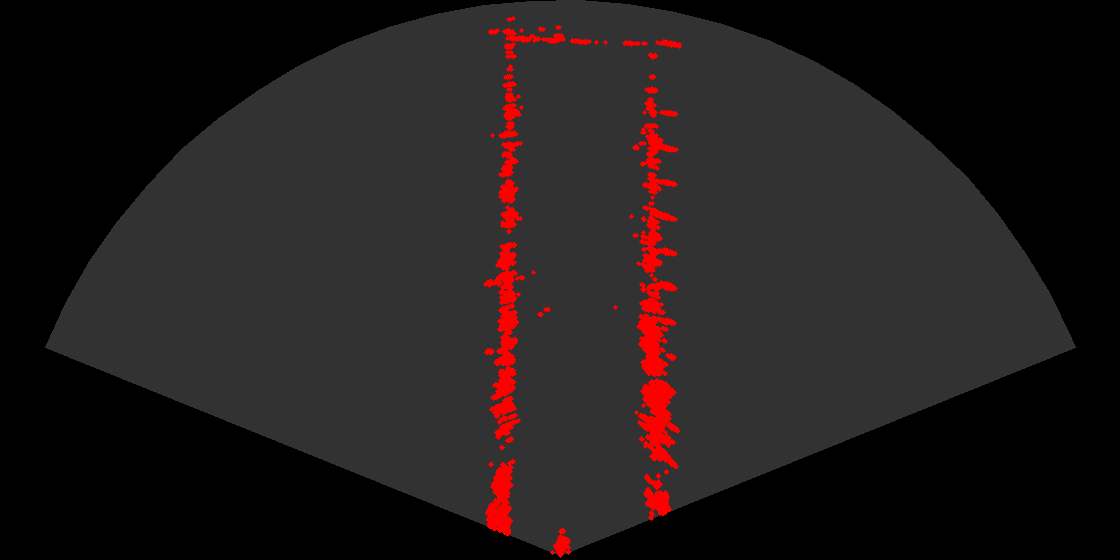
#> input picture bg_chibi.jpg, 1120 x 560 px
$ python chibi_enhance.py
#> lines starting #> are read from the running program, lines starting #| are printed output that depends on the picture; after the words box and inside, x2 and y2 are one past the last pixel; in counts of white or black regions, pixels touching at a corner belong together
#!/usr/bin/env python3
# -*- coding: utf-8 -*-

import os
import random
import cv2
import numpy as np
import xml.etree.ElementTree as ET


# ==========================================
# 1. 基础辅助函数 (XML解析与目标提取)
# ==========================================

# [43 lines left out: functions parse_xml, extract_target_with_alpha, not called in this run]


# ==========================================
# 2. 核心算法：生成两墙之间的掩膜
# ==========================================

def get_region_between_walls(bg_img):
    """
    生成左右两道红色池壁“之间”的区域掩膜。
    """
    h, w = bg_img.shape[:2]
    hsv_bg = cv2.cvtColor(bg_img, cv2.COLOR_BGR2HSV)

    # --- A. 提取红色池壁 (HSV) ---
    # 红色在HSV中分布在 0-10 和 160-180 两个区间
    lower_red1 = np.array([0, 40, 40])
    upper_red1 = np.array([10, 255, 255])
    lower_red2 = np.array([160, 40, 40])
    upper_red2 = np.array([180, 255, 255])

    mask1 = cv2.inRange(hsv_bg, lower_red1, upper_red1)
    mask2 = cv2.inRange(hsv_bg, lower_red2, upper_red2)
    wall_mask = cv2.bitwise_or(mask1, mask2)

    # 预处理：去噪，闭运算连接断裂的墙壁
    kernel_clean = cv2.getStructuringElement(cv2.MORPH_ELLIPSE, (5, 5))
    wall_mask = cv2.morphologyEx(wall_mask, cv2.MORPH_CLOSE, kernel_clean)
    wall_mask = cv2.morphologyEx(wall_mask, cv2.MORPH_OPEN, kernel_clean)
    # --- B. 找到候选墙体轮廓并选择左右两墙 ---
    cnts, _ = cv2.findContours(wall_mask, cv2.RETR_EXTERNAL, cv2.CHAIN_APPROX_SIMPLE)
    if not cnts:
        return np.zeros_like(wall_mask)

    # 计算每个轮廓的面积和质心x，过滤太小的噪声轮廓
    cand = []
    for c in cnts:
        area = cv2.contourArea(c)
        if area < max(50, 0.001 * w * h):
            continue
        M = cv2.moments(c)
        if M.get('m00', 0) == 0:
            continue
        cx = int(M['m10'] / M['m00'])
        cy = int(M['m01'] / M['m00'])
        cand.append((c, area, cx, cy))

    if len(cand) < 2:
        # 如果少于两个轮廓，尽量退回使用扫描线法填充大区
        water_mask = np.zeros_like(wall_mask)
        for y in range(h):
            row_indices = np.where(wall_mask[y, :] > 0)[0]
            if len(row_indices) > 1:
                left_limit = row_indices[0]
                right_limit = row_indices[-1]
                if right_limit - left_limit > w * 0.1:
                    water_mask[y, left_limit:right_limit] = 255
        # 安全腐蚀
        erosion_val = max(3, int(w * 0.02))
        kernel_erode = cv2.getStructuringElement(cv2.MORPH_ELLIPSE, (erosion_val, erosion_val))
        safe_water_mask = cv2.erode(water_mask, kernel_erode, iterations=1)
        wall_thick = cv2.dilate(wall_mask, kernel_clean, iterations=2)
        safe_water_mask = cv2.bitwise_and(safe_water_mask, cv2.bitwise_not(wall_thick))
        return safe_water_mask

    # 按质心x排序，选左右两侧最大的两个轮廓
    cand = sorted(cand, key=lambda x: x[2])
    left_candidates = [c for c in cand if c[2] < w // 2]
    right_candidates = [c for c in cand if c[2] >= w // 2]
    if left_candidates:
        left = max(left_candidates, key=lambda x: x[1])[0]
    else:
        left = min(cand, key=lambda x: x[2])[0]
    if right_candidates:
        right = max(right_candidates, key=lambda x: x[1])[0]
    else:
        right = max(cand, key=lambda x: x[2])[0]

    # 生成左右墙体mask
    left_mask = np.zeros_like(wall_mask)
    right_mask = np.zeros_like(wall_mask)
    cv2.drawContours(left_mask, [left], -1, 255, -1)
    cv2.drawContours(right_mask, [right], -1, 255, -1)

    # 对墙体做细微膨胀以覆盖完整厚度
    kernel_expand = cv2.getStructuringElement(cv2.MORPH_ELLIPSE, (9, 9))
    left_mask = cv2.dilate(left_mask, kernel_expand, iterations=2)
    right_mask = cv2.dilate(right_mask, kernel_expand, iterations=2)

    # --- C. 在左右墙之间按列全高填充（确保高度覆盖整张图像） ---
    water_mask = np.zeros_like(wall_mask)
    # 计算左墙最右边界和右墙最左边界（全图范围）
    left_cols = np.where(np.any(left_mask > 0, axis=0))[0]
    right_cols = np.where(np.any(right_mask > 0, axis=0))[0]
    if left_cols.size == 0 or right_cols.size == 0:
        return np.zeros_like(wall_mask)
    x_left = left_cols.max()
    x_right = right_cols.min()
    # 若左右边界不合理则返回空
    if x_right <= x_left:
        return np.zeros_like(wall_mask)
    # 仅在左右墙间距足够大时填充整个列高区域
    if (x_right - x_left) > max(2, int(w * 0.02)):
        water_mask[:, x_left:x_right] = 255

    # 安全收缩，避免靠墙太近
    erosion_val = max(3, int(w * 0.02))
    kernel_erode = cv2.getStructuringElement(cv2.MORPH_ELLIPSE, (erosion_val, erosion_val))
    safe_water_mask = cv2.erode(water_mask, kernel_erode, iterations=1)
    # 移除与墙体重叠区域
    wall_thick = cv2.dilate(wall_mask, kernel_clean, iterations=3)
    safe_water_mask = cv2.bitwise_and(safe_water_mask, cv2.bitwise_not(wall_thick))

    return safe_water_mask


# ==========================================
# 3. 主程序逻辑
# ==========================================

def paste_targets_between_walls(bg_path='bg_chibi.jpg',
                                source_img_dir='source/images',
                                source_xml_dir='source/annotations',
                                out_dir='complete_enhanced/chibi',
                                num_targets=None,
                                num_images=5):
    # 准备输出目录
#> called with bg_path = 'bg_chibi.jpg', source_img_dir = 'source/images', source_xml_dir = 'source/annotations', out_dir = 'complete_enhanced/chibi', num_images = 3000
    out_images_dir = os.path.join(out_dir, 'final_images')
    out_ann_dir = os.path.join(out_dir, 'final_annotations')
    os.makedirs(out_images_dir, exist_ok=True)
    os.makedirs(out_ann_dir, exist_ok=True)

    print(f"[Info] 正在读取背景: {bg_path}")
    bg = cv2.imread(bg_path)
#> bg is the input picture: shape (560, 1120, 3); mean B, G, R 28, 28, 34.2
    if bg is None:
        raise FileNotFoundError(f"无法读取背景图 {bg_path}")
    bg_h, bg_w = bg.shape[:2]
#> bg_h = 560; bg_w = 1120

    # --- 关键步骤：生成“两墙之间”的可粘贴掩膜 ---
    print("[Info] 正在生成水体区域掩膜...")
    allowed_mask = get_region_between_walls(bg)
#> in get_region_between_walls, `hsv_bg = cv2.cvtColor(bg_img, cv2.COLOR_BGR2HSV)`: hsv_bg: shape (560, 1120, 3); mean H, S, V 0, 6.2, 34.2
#> in get_region_between_walls, `mask1 = cv2.inRange(hsv_bg, lower_red1, upper_red1)`:
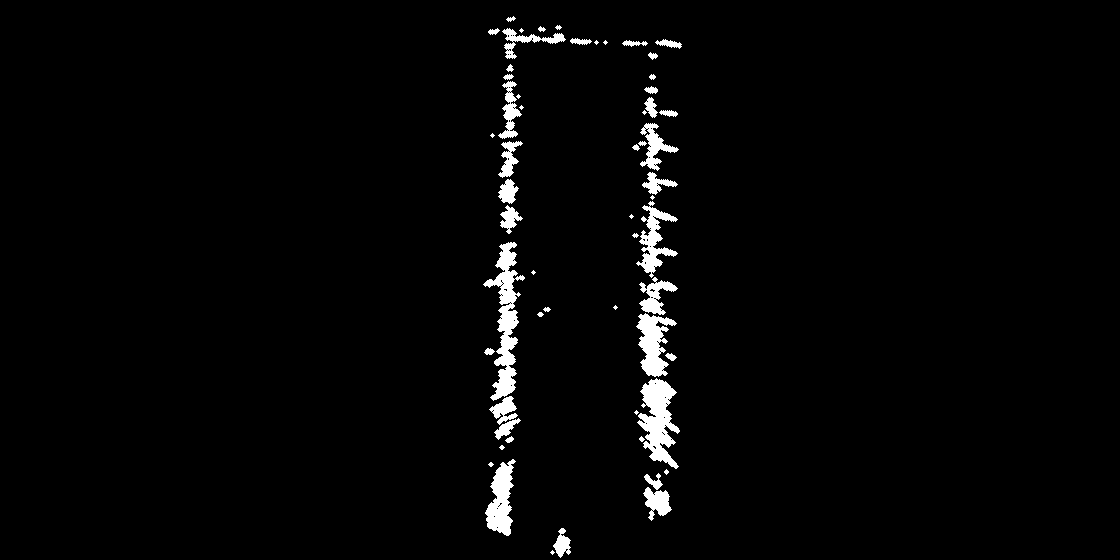
#> mask1: shape (560, 1120); 2.4% white; 57 white regions (16 under 20 px), largest, box (x1, y1, x2, y2) and area: (483, 242, 525, 401) 2433, (637, 378, 680, 469) 2071, (636, 313, 677, 377) 1378
#> in get_region_between_walls, `mask2 = cv2.inRange(hsv_bg, lower_red2, upper_red2)`: mask2: shape (560, 1120); every value is 0
#> in get_region_between_walls, `wall_mask = cv2.morphologyEx(wall_mask, cv2.MORPH_CLOSE, kernel_clean)`: wall_mask: shape (560, 1120); 2.7% white; 27 white regions (8 under 20 px), largest, box (x1, y1, x2, y2) and area: (632, 123, 680, 469) 7142, (483, 242, 525, 443) 3509, (485, 459, 516, 536) 1396
#> in get_region_between_walls, `wall_mask = cv2.morphologyEx(wall_mask, cv2.MORPH_OPEN, kernel_clean)`:
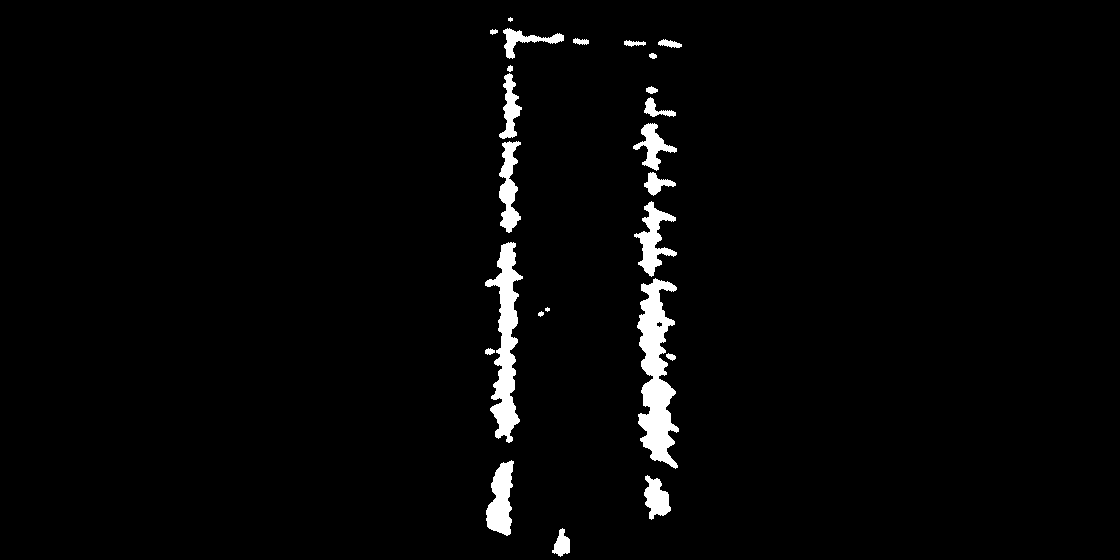
#> wall_mask: shape (560, 1120); 2.5% white; 24 white regions (2 under 20 px)
#> in get_region_between_walls, `cnts, _ = cv2.findContours(wall_mask, cv2.RETR_EXTERNAL, cv2.CHAIN_APP..`: cnts = 24 contours, 3 with area under 20; largest, box (x1, y1, x2, y2) and area: (637, 278, 679, 469) 4174, (485, 242, 523, 443) 3123, (486, 460, 514, 536) 1290, (634, 201, 677, 277) 1162, (499, 141, 521, 233) 1026
#> the loop in get_region_between_walls, `for c in cnts:` made 24 passes
#> area on passes 1, 4, 5, 11, 14, 15, 16, 17, 18, 19, 20, 21: 274, 38, 37.5, 307.5, 216.5, 49.5, 619.5, 21.5, 26, 66.5, 104, 58
#> (area, cx, cy) on passes 2, 3, 8, 9, 10, 12: (674, 656, 497), (1290, 500, 500), (4174.5, 655, 374), (3123, 505, 342), (1162, 652, 238), (1026.5, 508, 187)
#> after the loop in get_region_between_walls, `for c in cnts:`: cand = 7 items
#> in get_region_between_walls, `left_candidates = [c for c in cand if c[2] < w // 2]`: left_candidates = 3 items
#> in get_region_between_walls, `right_candidates = [c for c in cand if c[2] >= w // 2]`: right_candidates = 4 items
#> in get_region_between_walls, `left = max(left_candidates, key=lambda x: x[1])[0]`: left = contour of 296 points, box (x1, y1, x2, y2) (485, 242, 523, 443), area 3123
#> in get_region_between_walls, `right = max(right_candidates, key=lambda x: x[1])[0]`: right = contour of 345 points, box (x1, y1, x2, y2) (637, 278, 679, 469), area 4174
#> in get_region_between_walls, `cv2.drawContours(left_mask, [left], -1, 255, -1)`: left_mask: shape (560, 1120); 0.54% white; 1 white region, box (x1, y1, x2, y2) and area: (485, 242, 523, 443) 3379
#> in get_region_between_walls, `cv2.drawContours(right_mask, [right], -1, 255, -1)`: right_mask: shape (560, 1120); 0.71% white; 1 white region, box (x1, y1, x2, y2) and area: (637, 278, 679, 469) 4444
#> in get_region_between_walls, `left_mask = cv2.dilate(left_mask, kernel_expand, iterations=2)`:
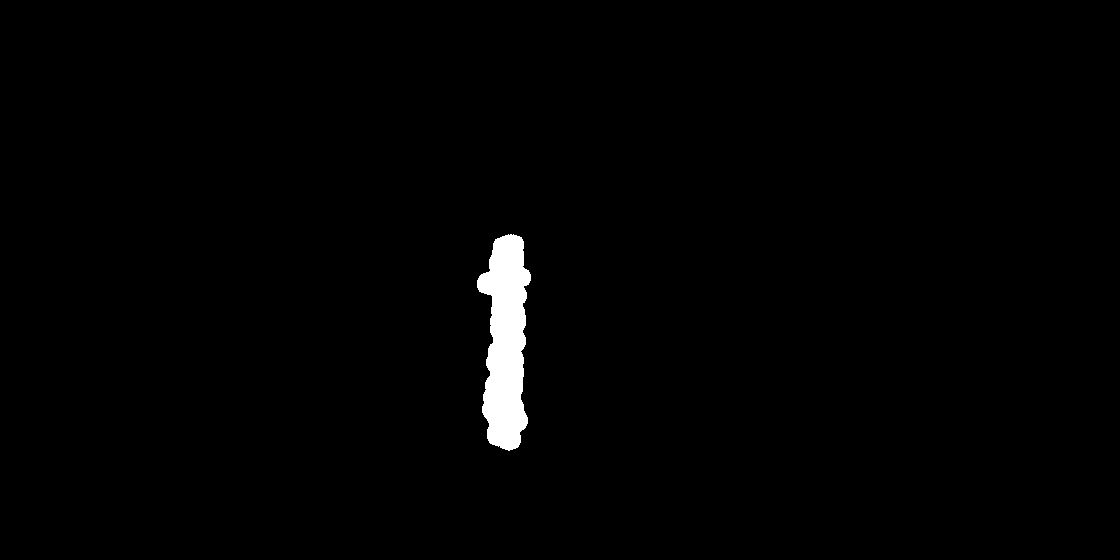
#> left_mask: shape (560, 1120); 1.2% white; 1 white region, box (x1, y1, x2, y2) and area: (477, 234, 531, 451) 7792
#> in get_region_between_walls, `right_mask = cv2.dilate(right_mask, kernel_expand, iterations=2)`:
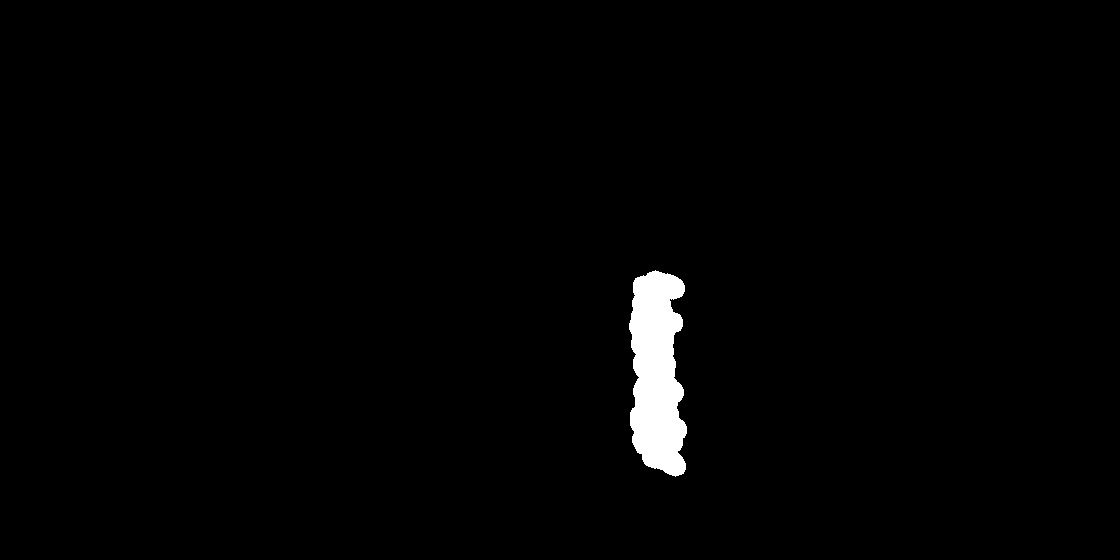
#> right_mask: shape (560, 1120); 1.4% white; 1 white region, box (x1, y1, x2, y2) and area: (629, 270, 687, 477) 9055
#> in get_region_between_walls, `left_cols = np.where(np.any(left_mask > 0, axis=0))[0]`: left_cols = 54 values from 477 to 530
#> in get_region_between_walls, `right_cols = np.where(np.any(right_mask > 0, axis=0))[0]`: right_cols = 58 values from 629 to 686
#> in get_region_between_walls, `x_left = left_cols.max()`: x_left = 530
#> in get_region_between_walls, `x_right = right_cols.min()`: x_right = 629
#> in get_region_between_walls, `safe_water_mask = cv2.erode(water_mask, kernel_erode, iterations=1)`:
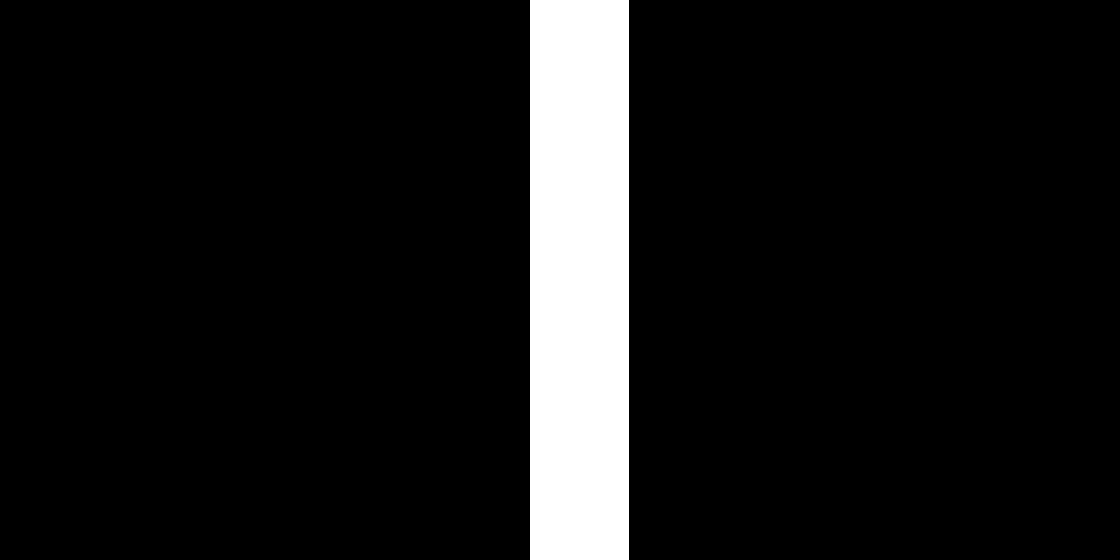
#> water_mask: shape (560, 1120); 8.8% white; 1 white region, box (x1, y1, x2, y2) and area: (530, 0, 629, 560) 55440
#> in get_region_between_walls, `wall_thick = cv2.dilate(wall_mask, kernel_clean, iterations=3)`: wall_thick: shape (560, 1120); 5.7% white; 7 white regions, largest, box (x1, y1, x2, y2) and area: (627, 80, 685, 475) 14915, (479, 11, 595, 449) 14037, (480, 454, 520, 542) 2664
#> in get_region_between_walls, `safe_water_mask = cv2.bitwise_and(safe_water_mask, cv2.bitwise_not(wal..`:
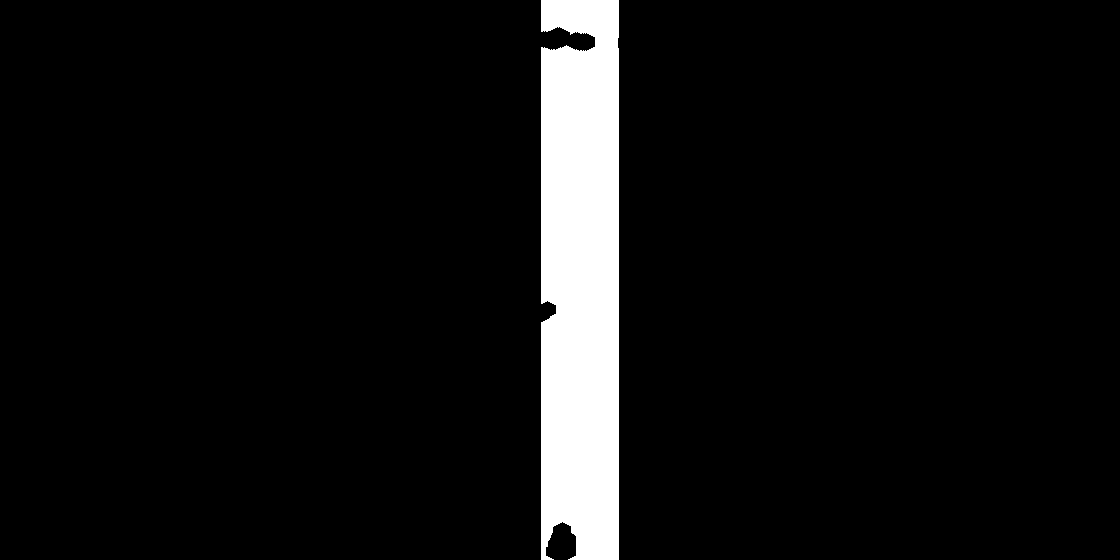
#> safe_water_mask: shape (560, 1120); 6.6% white; 1 white region, box (x1, y1, x2, y2) and area: (541, 0, 619, 560) 41682

    # 保存掩膜供人工检查 (白色为可粘贴区域)
    debug_mask_path = os.path.join(out_dir, 'debug_water_mask.jpg')
    cv2.imwrite(debug_mask_path, allowed_mask)
    print(f"[Info] 调试掩膜已保存至: {debug_mask_path} (请检查白色区域是否正确)")

    # 获取所有合法坐标点 (y, x)
    allowed_coords = np.column_stack(np.where(allowed_mask > 0))
#> allowed_coords = 41682 pairs, first value 0 to 559, second value 541 to 618
    if allowed_coords.size == 0:
        raise RuntimeError("在左右池壁之间未找到任何可用空间，请检查背景图或红/蓝阈值。")

    # 重新计算墙体区域（用于后续避免将目标放在墙体上）
    hsv_bg = cv2.cvtColor(bg, cv2.COLOR_BGR2HSV)
    lower_red1 = np.array([0, 40, 40])
    upper_red1 = np.array([10, 255, 255])
    lower_red2 = np.array([160, 40, 40])
    upper_red2 = np.array([180, 255, 255])
    wall_mask = cv2.bitwise_or(cv2.inRange(hsv_bg, lower_red1, upper_red1),
                               cv2.inRange(hsv_bg, lower_red2, upper_red2))
    # 扩展墙体宽度以覆盖厚度
    kernel_w = cv2.getStructuringElement(cv2.MORPH_ELLIPSE, (9, 9))
    wall_thick = cv2.dilate(wall_mask, kernel_w, iterations=3)
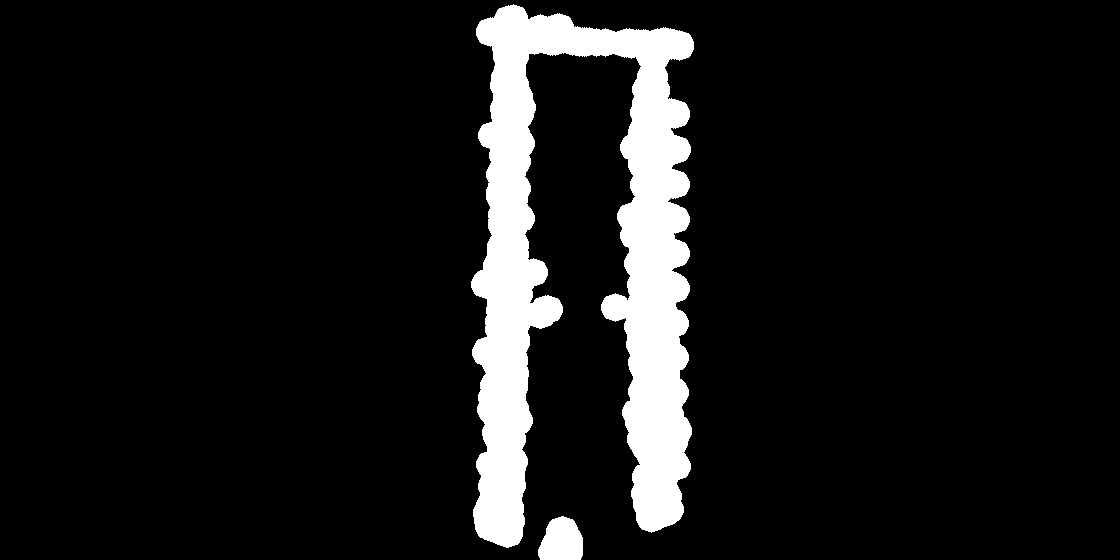
#> wall_thick: shape (560, 1120); 9.3% white; 2 white regions, box (x1, y1, x2, y2) and area: (471, 4, 694, 548) 56937, (538, 516, 583, 560) 1561
    wall_thick = (wall_thick > 0).astype(np.uint8)

    # --- 加载所有素材 ---
    candidates = []
    print("[Info] 正在加载源目标数据...")
    valid_extensions = ('.png', '.jpg', '.jpeg')
    for img_file in os.listdir(source_img_dir):
        if not img_file.lower().endswith(valid_extensions): continue

        base_name = os.path.splitext(img_file)[0]
        xml_path = os.path.join(source_xml_dir, f"{base_name}.xml")
        img_path = os.path.join(source_img_dir, img_file)

        if not os.path.exists(xml_path): continue

        src_img = cv2.imread(img_path)
        if src_img is None: continue

        try:
            _, bboxes, names = parse_xml(xml_path)
            for i, bbox in enumerate(bboxes):
                xmin, ymin, xmax, ymax = bbox
                roi = src_img[ymin:ymax, xmin:xmax]

                # 提取带Alpha通道的目标
                roi_bgra, _ = extract_target_with_alpha(roi)
                if roi_bgra is not None:
                    candidates.append({
                        'img': roi_bgra,
                        'name': names[i]
                    })
        except Exception as e:
            print(f"解析 {xml_path} 出错: {e}")

    if not candidates:
#> (the run stopped early here; a loop or call above may not have finished)
